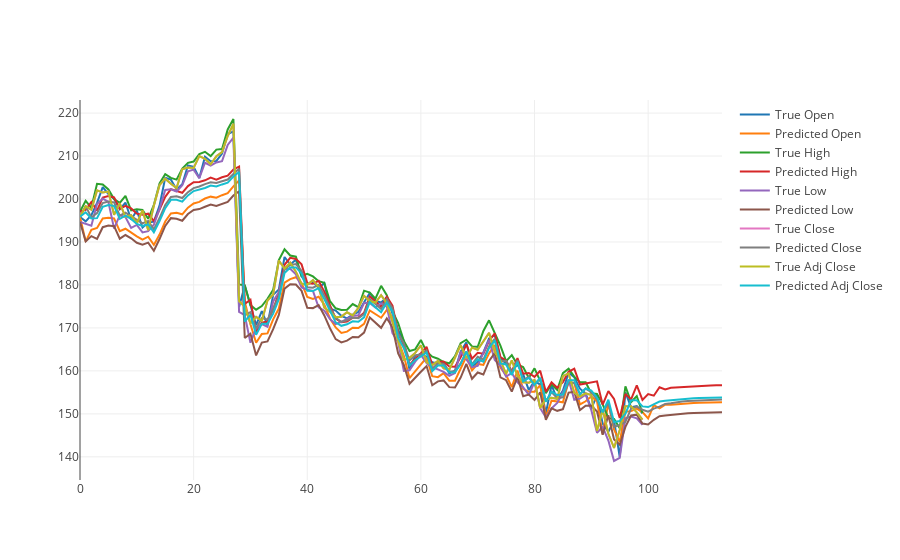

The code cell stored with this chart in its notebook:
### Code cell
data21 = go.Scatter(x=x_range_original, y=dfori['Open'], name='True Open')
data22 = go.Scatter(x=x_range_future, y=df_log[:, 0], name='Predicted Open')
data23 = go.Scatter(x=x_range_original, y=dfori['High'], name='True High')
data24 = go.Scatter(x=x_range_future, y=df_log[:, 1], name='Predicted High')
data25 = go.Scatter(x=x_range_original, y=dfori['Low'], name='True Low')
data26 = go.Scatter(x=x_range_future, y=df_log[:, 2], name='Predicted Low')
data27 = go.Scatter(x=x_range_original, y=dfori['Close*'], name='True Close')
data28 = go.Scatter(x=x_range_future, y=df_log[:, 3], name='Predicted Close')
data29 = go.Scatter(x=x_range_original, y=dfori['Adj Close**'], name='True Adj Close')
data30 = go.Scatter(x=x_range_future, y=df_log[:, 4], name='Predicted Adj Close')

data2 = [data21, data22, data23, data24, data25, data26, data27, data28, data29, data30]

iplot(data2)
